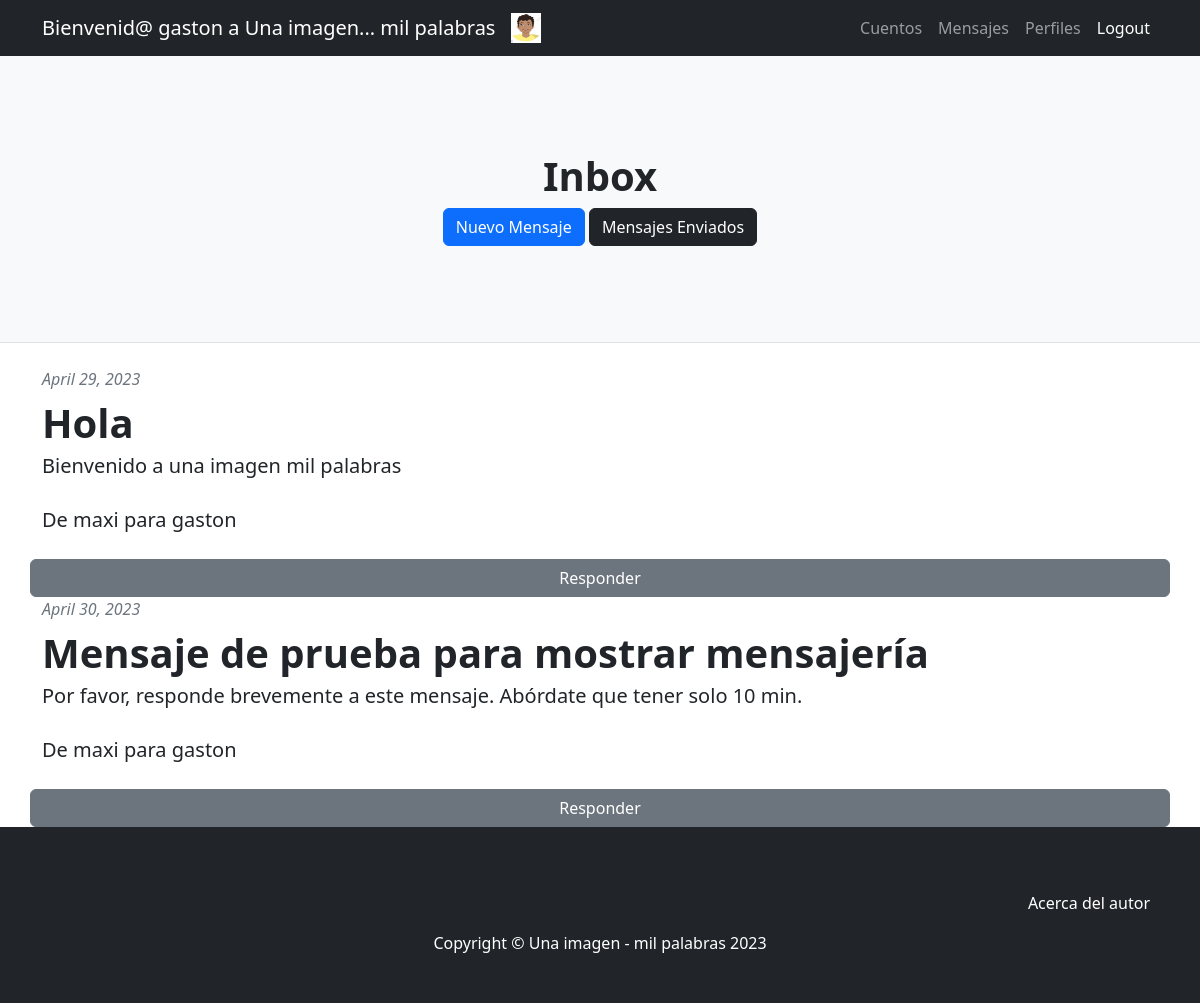
/AppUsuarios/mensajes/ (signed in), run on the app's committed database.
### AppUsuarios/models.py (models this page shows, shortened)
class Mensaje(models.Model):
    remitente=models.ForeignKey(User, related_name="remitente", on_delete=models.CASCADE)
    destinatario=models.ForeignKey(User, related_name="destinatario", on_delete=models.CASCADE)
    titulo=models.CharField(max_length=30)
    contenido=models.CharField(max_length=1000)
    fecha=models.DateField()

### AppUsuarios/views.py (the view)
# urls.py: path('mensajes/', mensajes, name='mensajes'),
@login_required
def mensajes(request):
    mensajes=Mensaje.objects.all()
    return render (request, 'AppUsuarios/mensajesRecibidos.html', {'mensajes':mensajes,"avatar":obtenerAvatar(request)})

### AppUsuarios/views.py (called while the page is built)
@login_required
def obtenerAvatar(request):
    avatares=Avatar.objects.filter(user=request.user.id)
    if len(avatares)!=0:
        return avatares[0].imagen.url
    else:
        return "/media/avatars/default.png"

### AppUsuarios/templates/AppUsuarios/mensajesRecibidos.html
{% extends "AppUsuarios/padre.html" %}
{% load static %}
{% block titulo %}
<h1 class="fw-bolder">Inbox</h1>
<a class="btn btn-primary" href="{% url 'nuevoMensaje' %}">Nuevo Mensaje</a>
<a class="btn btn-dark" href="{% url 'mensajesEnviados' %}">Mensajes Enviados</a>
{% endblock %}
{% block cuerpo %}
<body>
    {% for mensaje in mensajes %}
    {% if mensaje.destinatario == request.user %}
    <div class="text-muted fst-italic mb-2">{{ mensaje.fecha }}</div>
    <h1 class="fw-bolder mb-1">{{ mensaje.titulo }}</h1>
    <p class="fs-5 mb-4">{{ mensaje.contenido }}</p>
    <p class="fs-5 mb-4">De {{ mensaje.remitente }} para {{mensaje.destinatario}}</p>
    <a class="btn btn-secondary" href="{% url 'responder' mensaje.id %}">Responder</a>
    {% endif %}
    {% endfor %}
</body>
{% endblock %}

### AppUsuarios/templates/AppUsuarios/padre.html (shortened to what this page needs)
<!DOCTYPE html>
<html lang="en">
    <head>
        {% load static %}
        <link href="{% static 'AppUsuarios/css/styles.css' %}" rel="stylesheet" />
    </head>
    <body>
        <nav class="navbar navbar-expand-lg navbar-dark bg-dark">
            <div class="container">
                {% if user.is_authenticated %}
                <a class="navbar-brand" href="{% url 'inicioUsuarios' %}">Bienvenid@ {{ user.username }} a Una imagen... mil palabras</a>
                <img src="{{ avatar }}" alt="" width="30" height="30">
                <div class="collapse navbar-collapse" id="navbarSupportedContent">
                    <ul class="navbar-nav ms-auto mb-2 mb-lg-0">
                        <li class="nav-item"><a class="nav-link" href="{% url 'inicioCuentos' %}">Cuentos</a></li>
                        <li class="nav-item"><a class="nav-link" href="{% url 'mensajes' %}">Mensajes</a></li>
                        <li class="nav-item"><a class="nav-link" href="{% url 'verMiPerfil' %}">Perfiles</a></li>
                        <li class="nav-item"><a class="nav-link active" aria-current="page" href="{% url 'logout' %}">Logout</a></li>
                    </ul>
                {% endif %}
                </div>
            </div>
        </nav>
        <header class="py-5 bg-light border-bottom mb-4">
            <div class="container">
                <div class="text-center my-5">
                    {% block titulo %}
                    {% endblock %}
                </div>
            </div>
        </header>
        <div class="container">
            <div class="row">
                {% block cuerpo %}
                {% endblock %}
            </div>
        </div>
        <footer class="py-5 bg-dark">
            <nav class="navbar navbar-expand-lg navbar-dark bg-dark">
                <div class="container">
                    <div class="collapse navbar-collapse" id="navbarSupportedContent">
                        <ul class="navbar-nav ms-auto mb-2 mb-lg-0">
                            <li class="nav-item"><a class="nav-link active" aria-current="page" href="{% url 'about' %}">Acerca del autor</a></li>
                        </ul>
                    </div>
                </div>
            </nav>
            <div class="container">
                <p class="m-0 text-center text-white">Copyright &copy; Una imagen - mil palabras 2023</p>
            </div>
        </footer>
    </body>
</html>

### data on the page
Mensaje: fecha "April 29, 2023", titulo "Hola", contenido "Bienvenido a una imagen mil palabras", remitente "maxi", destinatario "gaston"
Mensaje: fecha "April 30, 2023", titulo "Mensaje de prueba para mostrar mensajería", contenido "Por favor, responde brevemente a este mensaje. Abórdate que tener solo 10 min.", remitente "maxi", destinatario "gaston"

### other printed values
{{ user.username }} "gaston"
